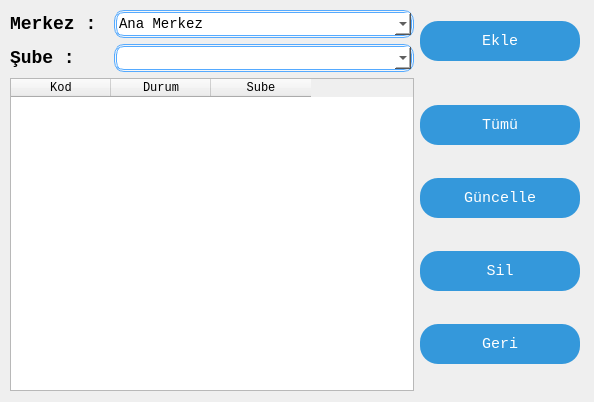
<?xml version="1.0" encoding="UTF-8"?>
<ui version="4.0">
 <class>merkezSubeEkle</class>
 <widget class="QWidget" name="merkezSubeEkle">
  <property name="geometry">
   <rect>
    <x>0</x>
    <y>0</y>
    <width>594</width>
    <height>402</height>
   </rect>
  </property>
  <property name="windowTitle">
   <string>Merkez Şube Ekle</string>
  </property>
  <property name="windowIcon">
   <iconset resource="images.qrc">
    <normaloff>:/icon/icon.ico</normaloff>:/icon/icon.ico</iconset>
  </property>
  <property name="styleSheet">
   <string notr="true">QPushButton{
 	 background: #3498db;
	border-radius: 18px;
	font-family: Courier New;
	color: #ffffff;
	font-size: 15px;
	padding: 10px 20px 10px 20px;
	text-decoration: none;
    max-width:120px;
	min-width:120px;
	max-height:20px;	 
	min-height:20px;	 
}

QPushButton:hover {
	background: #3cb0fd;
	text-decoration: none;
}

QComboBox{
	border: 2.5px double #55aaff;
    border-radius: 10px;
    background: rgb(255, 255, 255);
}
QWidget{
		font-family: Courier New;
}</string>
  </property>
  <widget class="QWidget" name="layoutWidget">
   <property name="geometry">
    <rect>
     <x>10</x>
     <y>10</y>
     <width>570</width>
     <height>381</height>
    </rect>
   </property>
   <layout class="QVBoxLayout" name="verticalLayout_3">
    <item>
     <layout class="QHBoxLayout" name="horizontalLayout_3">
      <item>
       <layout class="QVBoxLayout" name="verticalLayout">
        <item>
         <layout class="QHBoxLayout" name="horizontalLayout">
          <item>
           <widget class="QLabel" name="lblMerkez">
            <property name="styleSheet">
             <string notr="true">font:bold 18px </string>
            </property>
            <property name="text">
             <string>Merkez :</string>
            </property>
           </widget>
          </item>
          <item>
           <widget class="QComboBox" name="cmbMerkez">
            <property name="minimumSize">
             <size>
              <width>300</width>
              <height>28</height>
             </size>
            </property>
            <property name="styleSheet">
             <string notr="true">border-radius:10px;
font:14px
</string>
            </property>
            <item>
             <property name="text">
              <string>Ana Merkez</string>
             </property>
            </item>
            <item>
             <property name="text">
              <string>Bölge Merkez 1</string>
             </property>
            </item>
            <item>
             <property name="text">
              <string>Bölge Merkez 2</string>
             </property>
            </item>
            <item>
             <property name="text">
              <string>Bölge Merkez 3</string>
             </property>
            </item>
            <item>
             <property name="text">
              <string>Bölge Merkez 4</string>
             </property>
            </item>
           </widget>
          </item>
         </layout>
        </item>
        <item>
         <layout class="QHBoxLayout" name="horizontalLayout_2">
          <item>
           <widget class="QLabel" name="lblSube">
            <property name="styleSheet">
             <string notr="true">font:bold 18px </string>
            </property>
            <property name="text">
             <string>Şube :</string>
            </property>
           </widget>
          </item>
          <item>
           <widget class="QComboBox" name="cmbSube">
            <property name="minimumSize">
             <size>
              <width>300</width>
              <height>28</height>
             </size>
            </property>
            <property name="styleSheet">
             <string notr="true">border-radius:10px;
font:14px
</string>
            </property>
           </widget>
          </item>
         </layout>
        </item>
       </layout>
      </item>
      <item>
       <widget class="QPushButton" name="btnEkle">
        <property name="minimumSize">
         <size>
          <width>160</width>
          <height>40</height>
         </size>
        </property>
        <property name="maximumSize">
         <size>
          <width>160</width>
          <height>40</height>
         </size>
        </property>
        <property name="styleSheet">
         <string notr="true"/>
        </property>
        <property name="text">
         <string>Ekle</string>
        </property>
       </widget>
      </item>
     </layout>
    </item>
    <item>
     <layout class="QHBoxLayout" name="horizontalLayout_4">
      <item>
       <widget class="QTableWidget" name="tblSubeListele">
        <property name="selectionBehavior">
         <enum>QAbstractItemView::SelectRows</enum>
        </property>
        <column>
         <property name="text">
          <string>Kod</string>
         </property>
        </column>
        <column>
         <property name="text">
          <string>Durum</string>
         </property>
        </column>
        <column>
         <property name="text">
          <string>Sube</string>
         </property>
        </column>
       </widget>
      </item>
      <item>
       <layout class="QVBoxLayout" name="verticalLayout_2">
        <item>
         <widget class="QPushButton" name="btnTumu">
          <property name="minimumSize">
           <size>
            <width>160</width>
            <height>40</height>
           </size>
          </property>
          <property name="maximumSize">
           <size>
            <width>160</width>
            <height>40</height>
           </size>
          </property>
          <property name="styleSheet">
           <string notr="true"/>
          </property>
          <property name="text">
           <string>Tümü</string>
          </property>
         </widget>
        </item>
        <item>
         <widget class="QPushButton" name="btnGuncelle">
          <property name="minimumSize">
           <size>
            <width>160</width>
            <height>40</height>
           </size>
          </property>
          <property name="maximumSize">
           <size>
            <width>160</width>
            <height>40</height>
           </size>
          </property>
          <property name="styleSheet">
           <string notr="true"/>
          </property>
          <property name="text">
           <string>Güncelle</string>
          </property>
         </widget>
        </item>
        <item>
         <widget class="QPushButton" name="btnSil">
          <property name="minimumSize">
           <size>
            <width>160</width>
            <height>40</height>
           </size>
          </property>
          <property name="maximumSize">
           <size>
            <width>160</width>
            <height>40</height>
           </size>
          </property>
          <property name="styleSheet">
           <string notr="true"/>
          </property>
          <property name="text">
           <string>Sil</string>
          </property>
         </widget>
        </item>
        <item>
         <widget class="QPushButton" name="btnGeri">
          <property name="minimumSize">
           <size>
            <width>160</width>
            <height>40</height>
           </size>
          </property>
          <property name="maximumSize">
           <size>
            <width>160</width>
            <height>40</height>
           </size>
          </property>
          <property name="styleSheet">
           <string notr="true"/>
          </property>
          <property name="text">
           <string>Geri</string>
          </property>
         </widget>
        </item>
       </layout>
      </item>
     </layout>
    </item>
   </layout>
  </widget>
 </widget>
 <resources>
  <include location="images.qrc"/>
 </resources>
 <connections/>
</ui>
